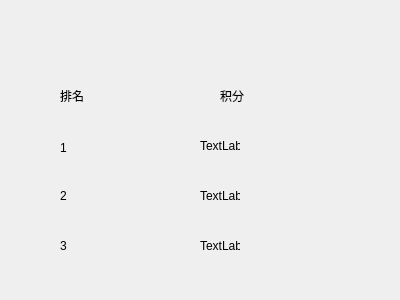
<?xml version="1.0" encoding="UTF-8"?>
<ui version="4.0">
 <class>rank</class>
 <widget class="QWidget" name="rank">
  <property name="geometry">
   <rect>
    <x>0</x>
    <y>0</y>
    <width>400</width>
    <height>300</height>
   </rect>
  </property>
  <property name="windowTitle">
   <string>Form</string>
  </property>
  <widget class="QLabel" name="label">
   <property name="geometry">
    <rect>
     <x>60</x>
     <y>90</y>
     <width>40</width>
     <height>12</height>
    </rect>
   </property>
   <property name="text">
    <string>排名</string>
   </property>
  </widget>
  <widget class="QLabel" name="label_2">
   <property name="geometry">
    <rect>
     <x>220</x>
     <y>90</y>
     <width>40</width>
     <height>12</height>
    </rect>
   </property>
   <property name="text">
    <string>积分</string>
   </property>
  </widget>
  <widget class="QLabel" name="label_3">
   <property name="geometry">
    <rect>
     <x>60</x>
     <y>140</y>
     <width>40</width>
     <height>16</height>
    </rect>
   </property>
   <property name="text">
    <string>1</string>
   </property>
  </widget>
  <widget class="QLabel" name="label_4">
   <property name="geometry">
    <rect>
     <x>60</x>
     <y>190</y>
     <width>40</width>
     <height>12</height>
    </rect>
   </property>
   <property name="text">
    <string>2</string>
   </property>
  </widget>
  <widget class="QLabel" name="label_5">
   <property name="geometry">
    <rect>
     <x>60</x>
     <y>240</y>
     <width>40</width>
     <height>12</height>
    </rect>
   </property>
   <property name="text">
    <string>3</string>
   </property>
  </widget>
  <widget class="QLabel" name="first">
   <property name="geometry">
    <rect>
     <x>200</x>
     <y>140</y>
     <width>40</width>
     <height>12</height>
    </rect>
   </property>
   <property name="text">
    <string>TextLabel</string>
   </property>
  </widget>
  <widget class="QLabel" name="second">
   <property name="geometry">
    <rect>
     <x>200</x>
     <y>190</y>
     <width>40</width>
     <height>12</height>
    </rect>
   </property>
   <property name="text">
    <string>TextLabel</string>
   </property>
  </widget>
  <widget class="QLabel" name="third">
   <property name="geometry">
    <rect>
     <x>200</x>
     <y>240</y>
     <width>40</width>
     <height>12</height>
    </rect>
   </property>
   <property name="text">
    <string>TextLabel</string>
   </property>
  </widget>
 </widget>
 <resources/>
 <connections/>
</ui>
